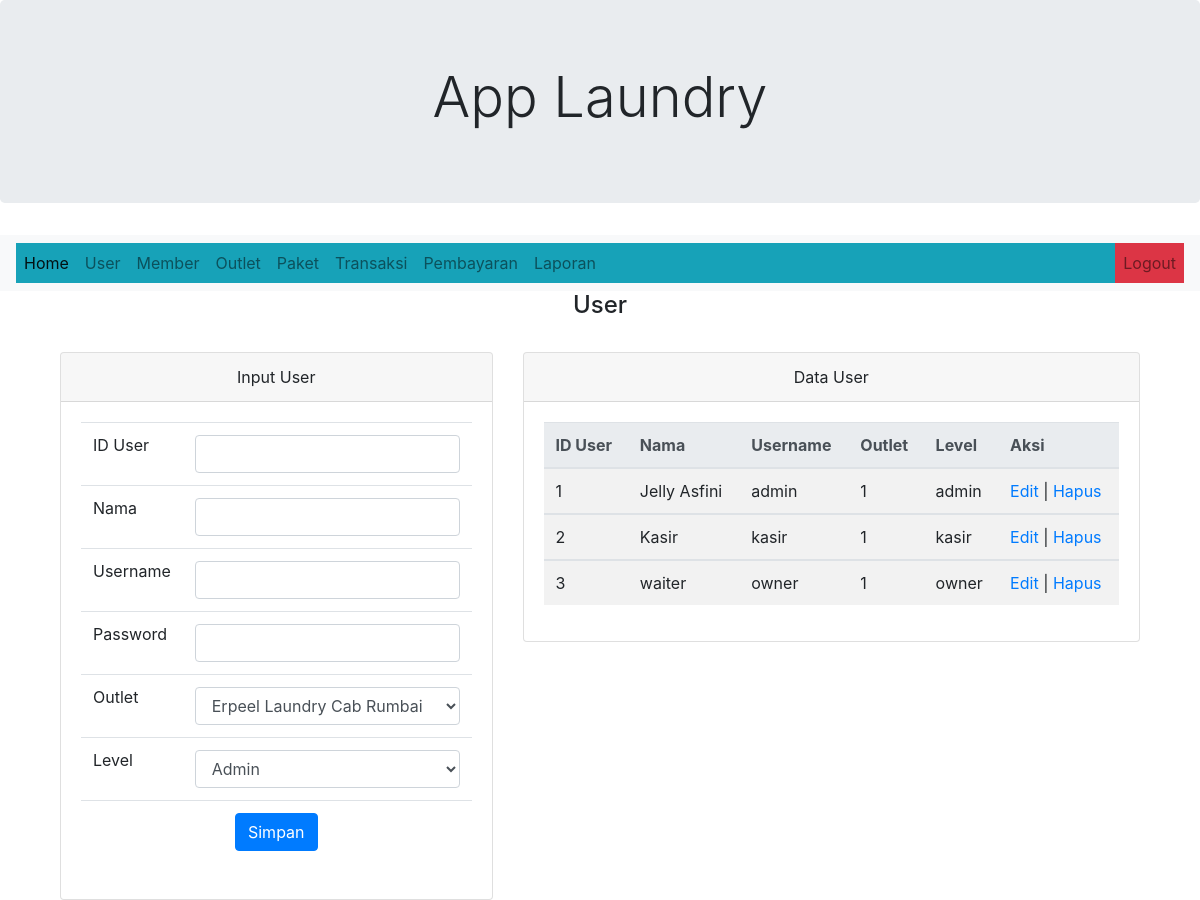
/admin.php?halaman=user (signed in), run on the app's committed database.
### tables this page shows
CREATE TABLE `user` (
  `id_user` int(11) NOT NULL,
  `nama` varchar(100) NOT NULL,
  `username` varchar(30) NOT NULL,
  `password` text NOT NULL,
  `id_outlet` int(11) NOT NULL,
  `level` enum('admin','kasir','owner') NOT NULL
);

### function/config.php (called while the page is built, shortened)
<?php
class Database
{
    public $connect;
    public function __construct()
    {
        $this->connect = mysqli_connect("localhost", "root", "", "dblaundry");
    }
    function return_db()
    {
        return $this->connect;
    }
}

### function/class.outlet.php (called while the page is built, shortened)
<?php
include_once "config.php";
class Outlet
{
    protected $db;
    public function __construct()
    {
        $this->db = new Database;
        $this->db = $this->db->return_db();
    }
    public function tampil()
    {
        $query = $this->db->prepare("SELECT * FROM outlet");
        $query->execute();
        $hasil = $query->get_result();
        return $hasil;
    }
}

### function/class.user.php (called while the page is built, shortened)
<?php
include_once "config.php";
class User
{
    protected $db;
    public function __construct()
    {
        $this->db = new Database;
        $this->db = $this->db->return_db();
    }
    public function tampil()
    {
        $query = $this->db->prepare("SELECT * FROM user");
        $query->execute();
        $hasil = $query->get_result();
        return $hasil;
    }
}

### halaman/user.php (the view, shortened to what this page needs)
<div class="container">
    <div class="col-lg-12">
        <h4 align="center">User</h4>
        <br>
        <div class="row">
            <div class="col-sm-5">
                <div class="card">
                    <div class="card-header">
                        Input User
                    </div>
                    <div class="card-body">
                        <form action="" method="POST">
                            <table class="table table-hover">
                                <tr>
                                    <td>ID User</td>
                                    <td><input type="text" name="id_user" class="form-control"></td>
                                </tr>
                                <tr>
                                    <td>Nama</td>
                                    <td><input type="text" name="nama" class="form-control"></td>
                                </tr>
                                <tr>
                                    <td>Username</td>
                                    <td><input type="text" name="username" class="form-control"></td>
                                </tr>
                                <tr>
                                    <td>Password</td>
                                    <td><input type="password" name="password" class="form-control"></td>
                                </tr>
                                <tr>
                                    <td>Outlet</td>
                                    <td>
                                        <select name="id_outlet" class="form-control">
                                            <?php
                                            require_once "function/class.outlet.php";
                                            $outlet = new Outlet;
                                            $select = $outlet->tampil();
                                            foreach ($select as $data) {
                                                echo "<option value =$data[id_outlet]> $data[nama] </option>";
                                            }
                                            ?>
                                        </select>
                                    </td>
                                </tr>
                                <tr>
                                    <td>Level</td>
                                    <td>
                                        <select name="level" class="form-control">
                                            <option value="admin">Admin</option>
                                        </select>
                                    </td>
                                </tr>
                                <tr>
                                    <td colspan="2" align="center"><button type="submit" class="btn btn-primary">Simpan</button></td>
                                </tr>
                            </table>
                        </form>
                    </div>
                </div>
            </div>
            <div class="col-sm-7">
                <div class="card">
                    <div class="card-header">
                        Data User
                    </div>
                    <div class="card-body">
                        <table class="table table-striped">
                            <thead class="thead-light">
                                <tr>
                                    <th scope="col">ID User</th>
                                    <th scope="col">Nama</th>
                                    <th scope="col">Username</th>
                                    <th scope="col">Outlet</th>
                                    <th scope="col">Level</th>
                                    <th scope="col">Aksi</th>
                                </tr>
                            </thead>
                            <?php
                            require_once "function/class.user.php";
                            $user = new User();
                            $no = 1;
                            $select = $user->tampil();
                            foreach ($select as $data) {
                            ?>
                                <tbody>
                                    <tr>
                                        <td> <?php echo $no++; ?> </td>
                                        <td> <?php echo $data['nama'] ?> </td>
                                        <td> <?php echo $data['username'] ?> </td>
                                        <td> <?php echo $data['id_outlet'] ?> </td>
                                        <td> <?php echo $data['level'] ?> </td>
                                        <td>
                                            <a href="admin.php?halaman=edituser&id_user=<?php echo $data['id_user'] ?>"> Edit </a> |
                                            <a href="proses/proses.user.php?id_user=<?php echo $data['id_user'] ?>&aksi=hapus"> Hapus </a>
                                        </td>
                                    </tr>
                                </tbody>
                            <?php } ?>
                        </table>
                    </div>
                </div>
            </div>
        </div>
    </div>
</div>

### admin.php (shortened to what this page needs)
<?php
include_once 'function/class.user.php';
?>
<html>
<head>
    <link rel="stylesheet" type="text/css" href="assets/css/bootstrap.css">
</head>
<body>
    <center>
        <div class="jumbotron">
            <h1 class="display-4">App Laundry</h1>
        </div>
    </center>
    <nav class="navbar navbar-expand-lg navbar-light bg-light">
        <div class="collapse navbar-collapse bg-info" id="navbarNav">
            <ul class="navbar-nav">
                <li class="nav-item active">
                    <a class="nav-link" href="admin.php">Home <span class="sr-only">(current)</span></a>
                </li>
                <li class="nav-item">
                    <a class="nav-link" href="admin.php?halaman=user">User</a>
                </li>
                <li class="nav-item">
                    <a class="nav-link" href="admin.php?halaman=member">Member</a>
                </li>
                <li class="nav-item">
                    <a class="nav-link" href="admin.php?halaman=outlet">Outlet</a>
                </li>
                <li class="nav-item">
                    <a class="nav-link" href="admin.php?halaman=paket">Paket</a>
                </li>
                <li class="nav-item">
                    <a class="nav-link" href="admin.php?halaman=transaksi">Transaksi</a>
                </li>
                <li class="nav-item">
                    <a class="nav-link" href="admin.php?halaman=pembayaran">Pembayaran</a>
                </li>
                <li class="nav-item">
                    <a class="nav-link" href="admin.php?halaman=laporan">Laporan</a>
                </li>
            </ul>
        </div>
        <div class="nav navbar-nav navbar-right">
            <a class="nav-item nav-link bg-danger" href="admin.php?logout=logout">Logout</a>
        </div>
    </nav>
    <center>
        <div>
            <?php
            if (isset($_GET['halaman'])) {
                $halaman  = $_GET['halaman'];
                switch ($halaman) {
                    case 'user':
                        include "halaman/user.php";
                        break;
                }
            }
            ?>
        </div>
    </center>
</body>
</html>

### data on the page
user: nama "Jelly Asfini", username "admin", id_outlet "1", level "admin"
user: nama "Kasir", username "kasir", id_outlet "1", level "kasir"
user: nama "waiter", username "owner", id_outlet "1", level "owner"

### other printed values
form field id_outlet "Erpeel Laundry Cab Rumbai"
